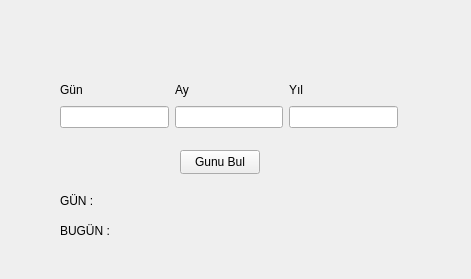
<?xml version="1.0" encoding="UTF-8"?>
<ui version="4.0">
 <class>anaSayfa</class>
 <widget class="QWidget" name="anaSayfa">
  <property name="geometry">
   <rect>
    <x>0</x>
    <y>0</y>
    <width>471</width>
    <height>279</height>
   </rect>
  </property>
  <property name="windowTitle">
   <string>anaSayfa</string>
  </property>
  <widget class="QPushButton" name="pushButton">
   <property name="geometry">
    <rect>
     <x>180</x>
     <y>150</y>
     <width>80</width>
     <height>24</height>
    </rect>
   </property>
   <property name="text">
    <string>Gunu Bul</string>
   </property>
  </widget>
  <widget class="QLabel" name="label_g">
   <property name="geometry">
    <rect>
     <x>60</x>
     <y>190</y>
     <width>341</width>
     <height>21</height>
    </rect>
   </property>
   <property name="text">
    <string>GÜN : </string>
   </property>
  </widget>
  <widget class="QLabel" name="label_b">
   <property name="geometry">
    <rect>
     <x>60</x>
     <y>220</y>
     <width>341</width>
     <height>21</height>
    </rect>
   </property>
   <property name="text">
    <string>BUGÜN : </string>
   </property>
  </widget>
  <widget class="QWidget" name="">
   <property name="geometry">
    <rect>
     <x>60</x>
     <y>80</y>
     <width>338</width>
     <height>48</height>
    </rect>
   </property>
   <layout class="QGridLayout" name="gridLayout">
    <item row="0" column="0">
     <widget class="QLabel" name="label">
      <property name="text">
       <string>Gün</string>
      </property>
     </widget>
    </item>
    <item row="0" column="1">
     <widget class="QLabel" name="label_2">
      <property name="text">
       <string>Ay</string>
      </property>
     </widget>
    </item>
    <item row="0" column="2">
     <widget class="QLabel" name="label_3">
      <property name="text">
       <string>Yıl</string>
      </property>
     </widget>
    </item>
    <item row="1" column="0">
     <widget class="QLineEdit" name="lineEdit_gun"/>
    </item>
    <item row="1" column="1">
     <widget class="QLineEdit" name="lineEdit_ay"/>
    </item>
    <item row="1" column="2">
     <widget class="QLineEdit" name="lineEdit_yil"/>
    </item>
   </layout>
  </widget>
 </widget>
 <resources/>
 <connections/>
</ui>
